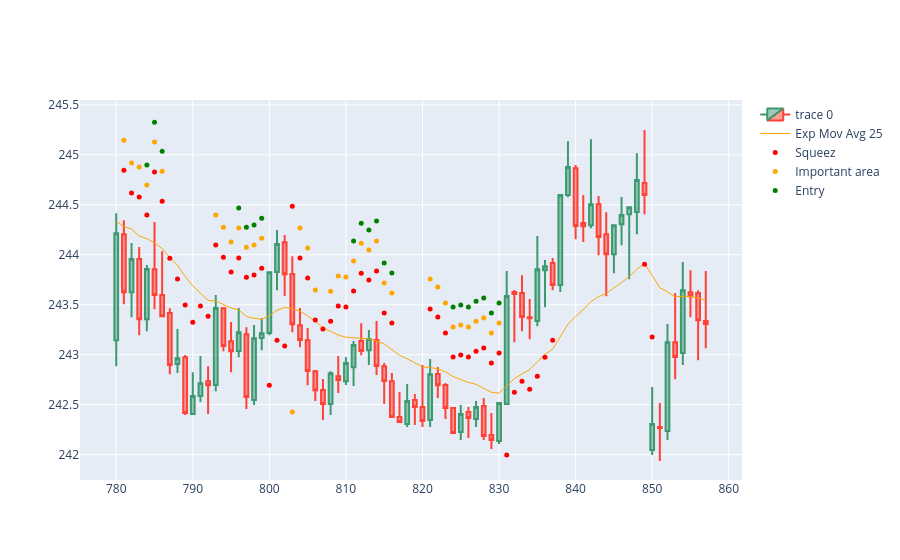

Source (notebook cell):
### Code cell
import plotly.io as pio
import plotly.graph_objects as go  
import numpy as np

'''
0:78
78:156
156:234
234:312
312:390 *
390:468 
468:546 *
546:624 *
624:702 * 
702:780 *
780:858
858:936
936:1014
1014:1092
1092:1170
1170:1248
1248:1326
1326:1404
1404:1482
1482:1560
1560:1638
1638:1716
1716:1794
1794:1872
1872:1950
1950:2028
2028:2106
'''
dfpl = df[780:858]

fig = go.Figure(data=[
                    go.Candlestick(x=dfpl.index,
                                    open=dfpl['Open'],
                                    high=dfpl['High'],
                                    low=dfpl['Low'],
                                    close=dfpl['Close']),
                    go.Scatter(x=dfpl.index, y=dfpl['ema25'], line=dict(color='orange', width=1), name="Exp Mov Avg 25")
                ])

fig.add_scatter(x=dfpl.index, y=dfpl['squezzeArea'], mode="markers", marker=dict(size=5, color="red"), name="Squeez")
fig.add_scatter(x=dfpl.index, y=dfpl['squeezeCloseToEmaArea'], mode="markers", marker=dict(size=5, color="orange"), name="Important area")
fig.add_scatter(x=dfpl.index, y=dfpl['posibleBreakArea'], mode="markers", marker=dict(size=5, color="green"), name="Entry")

fig.update_layout(xaxis_rangeslider_visible=False)
fig.show()
